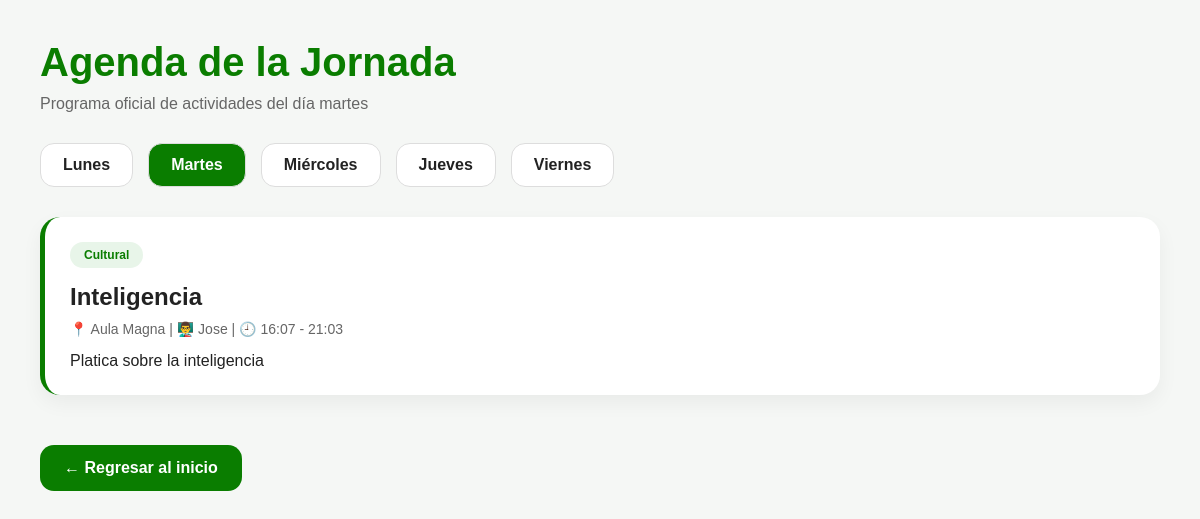
/actividades/martes, run on the app's committed database.
### app.py (models this page shows)
class Actividad(db.Model):
    id = db.Column(db.Integer, primary_key=True)
    title = db.Column(db.String(200))
    day = db.Column(db.String(50))
    category = db.Column(db.String(100))
    date = db.Column(db.String(100))
    start_time = db.Column(db.String(50))
    end_time = db.Column(db.String(50))
    speaker = db.Column(db.String(200))
    venue = db.Column(db.String(200))
    description = db.Column(db.Text)
    image = db.Column(db.String(300))

### app.py (the view)
@app.route('/actividades/martes')
def martes():
    actividades = Actividad.query.filter_by(day='Martes').all()
    return render_template('actividades_martes.html', actividades=actividades)

### templates/actividades_martes.html (shortened to what this page needs)
<!DOCTYPE html>
<html lang="es">
<head>
</head>
<body>
<div class="container">
    <h1>Agenda de la Jornada</h1>
    <p class="subtitle">
        Programa oficial de actividades del día martes
    </p>
    <div class="tabs">
        <a href="{{ url_for('lunes') }}" class="tab">Lunes</a>
        <a href="{{ url_for('martes') }}" class="tab active">Martes</a>
        <a href="{{ url_for('miercoles') }}" class="tab">Miércoles</a>
        <a href="{{ url_for('jueves') }}" class="tab">Jueves</a>
        <a href="{{ url_for('viernes') }}" class="tab">Viernes</a>
    </div>
    {% if actividades %}
        {% for actividad in actividades %}
        <div class="card">
            <span class="badge">{{ actividad.category }}</span>
            <h2>{{ actividad.title }}</h2>
            <p class="info">
                📍 {{ actividad.venue }} |
                👨‍🏫 {{ actividad.speaker }} |
                🕘 {{ actividad.start_time }}
                {% if actividad.end_time %} - {{ actividad.end_time }}{% endif %}
            </p>
            <p>
                {{ actividad.description or "Sin descripción disponible." }}
            </p>
        </div>
        {% endfor %}
    {% else %}
        <div class="empty-state">
            <h3>📅 No hay actividades programadas</h3>
            <p>Todavía no se han registrado actividades para el día martes.</p>
        </div>
    {% endif %}
    <a href="{{ url_for('index') }}" class="back">
        ← Regresar al inicio
    </a>
</div>
</body>
</html>

### templates/actividades_martes.html (style rules this page uses)
* { margin:0; padding:0; box-sizing:border-box; font-family: Arial, sans-serif; }
body { background:#f5f7f5; padding:40px; color:#222; }
.container { max-width:1200px; margin:auto; }
h1 { color:#0a7d00; margin-bottom:10px; font-size:40px; }
.subtitle { color:#666; margin-bottom:30px; }
.tabs { display:flex; gap:15px; margin-bottom:30px; flex-wrap:wrap; }
.tab { padding:12px 22px; border-radius:14px; background:white; border:1px solid #ddd; text-decoration:none; color:#222; font-weight:bold; }
.active { background:#0a7d00; color:white; }
.card { background:white; border-radius:20px; padding:25px; margin-bottom:20px; box-shadow:0 8px 20px rgba(0,0,0,0.05); border-left:5px solid #0a7d00; }
.badge { display:inline-block; background:#e8f5e9; color:#0a7d00; padding:6px 14px; border-radius:20px; font-size:12px; font-weight:bold; margin-bottom:15px; }
.card h2 { margin-bottom:10px; }
.info { color:#666; margin-bottom:15px; font-size:14px; }
.back { display:inline-block; margin-top:30px; background:#0a7d00; color:white; padding:14px 24px; border-radius:14px; text-decoration:none; font-weight:bold; }

### data on the page
Actividad: category "Cultural", title "Inteligencia", venue "Aula Magna", speaker "Jose", start_time "16:07", end_time "21:03", description "Platica sobre la inteligencia"
